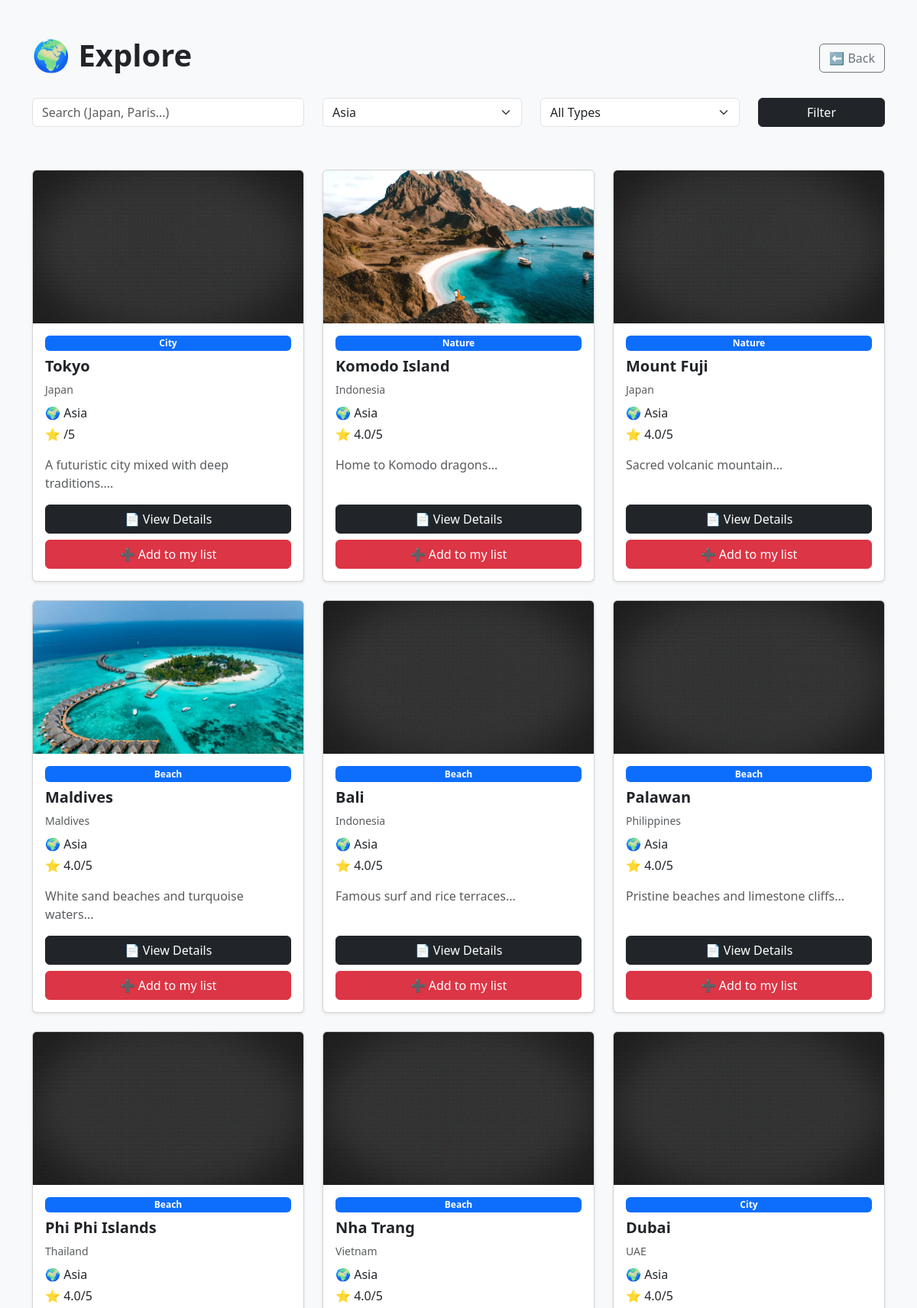
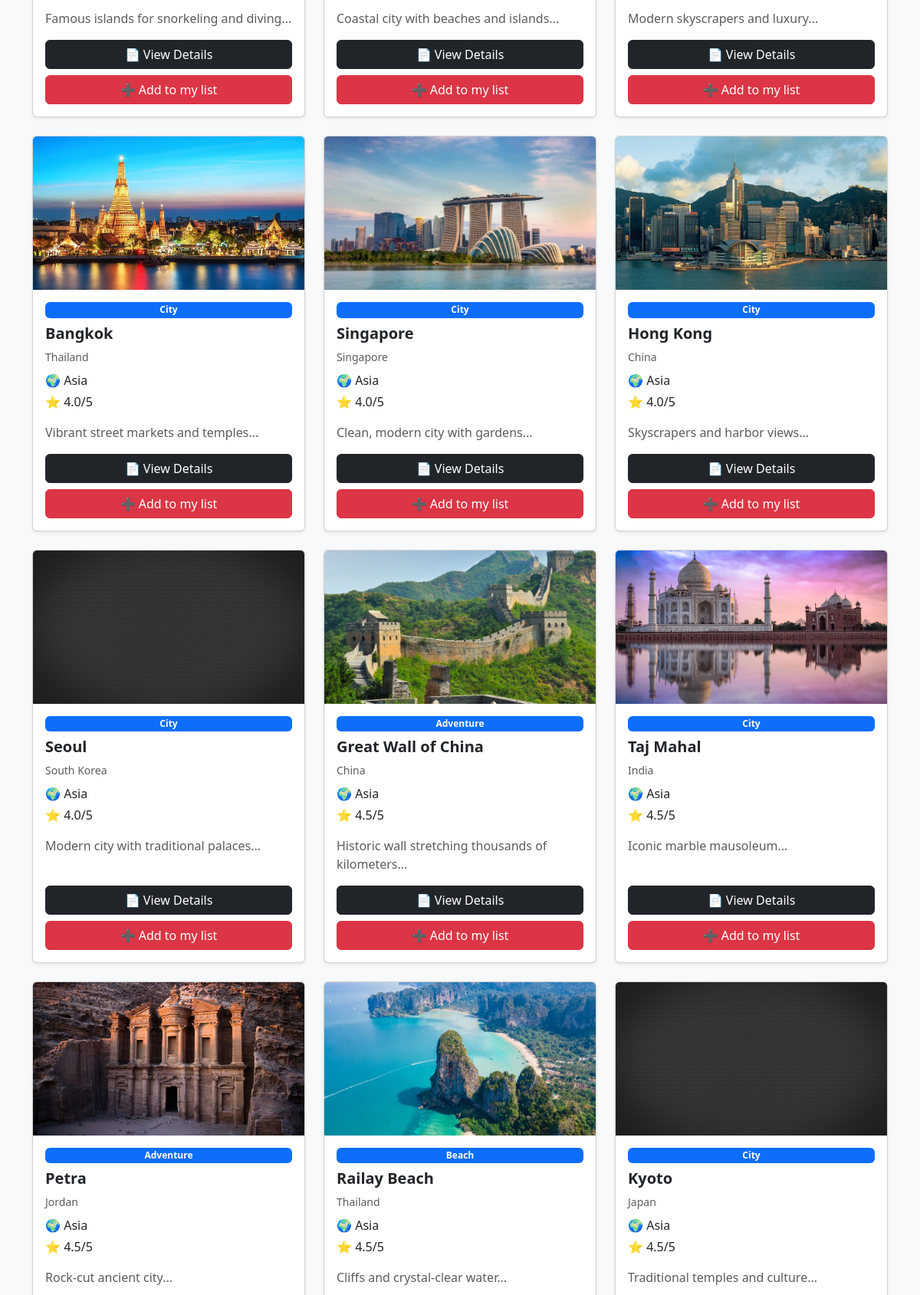
/explore.php?continent=Asia (signed in, upper part), run on the app's committed database (2 pictures, top to bottom).
### tables this page shows
CREATE TABLE `destinations` (
  `id` int(11) NOT NULL,
  `name` varchar(100) NOT NULL,
  `country` varchar(100) NOT NULL,
  `capital` varchar(100) NOT NULL,
  `description` text DEFAULT NULL,
  `image` varchar(255) DEFAULT NULL,
  `city` varchar(100) DEFAULT NULL,
  `continent` varchar(100) DEFAULT NULL,
  `category` varchar(100) DEFAULT NULL,
  `best_time` varchar(100) DEFAULT NULL,
  `highlights` text DEFAULT NULL,
  `rating` decimal(2,1) DEFAULT NULL,
  `population` bigint(20) DEFAULT NULL
);

### explore.php (the view, shortened to what this page needs)
<?php $imgPath = "assets/images/"; ?>
<?php
include 'db.php';
$where = [];
$params = [];
$types = "";
$search = $_GET['search'] ?? '';
$continent = $_GET['continent'] ?? '';
if (!empty($continent)) {
    $where[] = "continent = ?";
    $params[] = $continent;
    $types .= "s";
}
$sql = "SELECT * FROM destinations";
if (count($where) > 0) {
    $sql .= " WHERE " . implode(" AND ", $where);
}
$stmt = $conn->prepare($sql);
if (!empty($params)) {
    $stmt->bind_param($types, ...$params);
}
$stmt->execute();
$result = $stmt->get_result();
?>
<!DOCTYPE html>
<html lang="en">
<head>
    <link href="https://cdn.jsdelivr.net/npm/bootstrap@5.3.0/dist/css/bootstrap.min.css" rel="stylesheet">
</head>
<body class="bg-light">
    <div class="container py-5">
        <div class="d-flex justify-content-between align-items-center mb-4">
            <h1 class="fw-bold">🌍 Explore</h1>
            <a href="dashboard.php" class="btn btn-outline-secondary">⬅ Back</a>
        </div>
        <form method="GET" class="row mb-5">
            <div class="col-md-4 mb-2">
                <input
                    type="text"
                    name="search"
                    class="form-control"
                    placeholder="Search (Japan, Paris...)"
                    value="<?php echo htmlspecialchars($search); ?>">
            </div>
            <div class="col-md-3 mb-2">
                <select name="continent" class="form-select">
                    <option value="Asia" <?php if ($continent == 'Asia') echo 'selected'; ?>>Asia</option>
                </select>
            </div>
            <div class="col-md-3 mb-2">
                <select name="category" class="form-select">
                    <option value="">All Types</option>
                </select>
            </div>
            <div class="col-md-2 mb-2">
                <button class="btn btn-dark w-100">Filter</button>
            </div>
        </form>
        <div class="row">
            <?php if ($result->num_rows > 0): ?>
                <?php while ($row = $result->fetch_assoc()): ?>
                    <div class="col-md-4 mb-4">
                        <div class="card shadow-sm h-100">
                            <img
                                src="<?php echo $imgPath . htmlspecialchars($row['image']); ?>"
                                class="card-img-top"
                                onerror="this.src='<?php echo $imgPath; ?>default.jpg';">
                            <div class="card-body d-flex flex-column">
                                <span class="badge bg-primary mb-2">
                                    <?php echo ucfirst($row['category']); ?>
                                </span>
                                <h5 class="fw-bold"><?php echo htmlspecialchars($row['name']); ?></h5>
                                <small class="text-muted mb-2"><?php echo htmlspecialchars($row['country']); ?></small>
                                <p class="mb-1">🌍 <?php echo htmlspecialchars($row['continent']); ?></p>
                                <p>⭐ <?php echo $row['rating']; ?>/5</p>
                                <p class="text-muted flex-grow-1">
                                    <?php echo substr(htmlspecialchars($row['description']), 0, 100); ?>...
                                </p>
                                <div class="mt-auto">
                                    <a href="details.php?id=<?php echo $row['id']; ?>"
                                        class="btn btn-dark w-100 mb-2">
                                        📄 View Details
                                    </a>
                                    <a href="add_to_list.php?id=<?php echo $row['id']; ?>"
                                        class="btn btn-danger w-100">
                                        ➕ Add to my list
                                    </a>
                                </div>
                            </div>
                        </div>
                    </div>
                <?php endwhile; ?>
            <?php else: ?>
                <p class="text-center text-muted">No destinations found 😢</p>
            <?php endif; ?>
        </div>
    </div>
</body>
</html>

### explore.php (style rules this page uses)
.card-img-top { height: 200px; object-fit: cover; }

### data on the page
destinations: category "City", name "Tokyo", country "Japan", continent "Asia", description "A futuristic city mixed with deep traditions."
destinations: image (picture), category "Nature", name "Komodo Island", country "Indonesia", continent "Asia", rating "4.0", description "Home to Komodo dragons"
destinations: category "Nature", name "Mount Fuji", country "Japan", continent "Asia", rating "4.0", description "Sacred volcanic mountain"
destinations: image (picture), category "Beach", name "Maldives", country "Maldives", continent "Asia", rating "4.0", description "White sand beaches and turquoise waters"
destinations: category "Beach", name "Bali", country "Indonesia", continent "Asia", rating "4.0", description "Famous surf and rice terraces"
destinations: category "Beach", name "Palawan", country "Philippines", continent "Asia", rating "4.0", description "Pristine beaches and limestone cliffs"
destinations: category "Beach", name "Phi Phi Islands", country "Thailand", continent "Asia", rating "4.0", description "Famous islands for snorkeling and diving"
destinations: category "Beach", name "Nha Trang", country "Vietnam", continent "Asia", rating "4.0", description "Coastal city with beaches and islands"
destinations: category "City", name "Dubai", country "UAE", continent "Asia", rating "4.0", description "Modern skyscrapers and luxury"
destinations: image (picture), category "City", name "Bangkok", country "Thailand", continent "Asia", rating "4.0", description "Vibrant street markets and temples"
destinations: image (picture), category "City", name "Singapore", country "Singapore", continent "Asia", rating "4.0", description "Clean, modern city with gardens"
destinations: image (picture), category "City", name "Hong Kong", country "China", continent "Asia", rating "4.0", description "Skyscrapers and harbor views"
destinations: category "City", name "Seoul", country "South Korea", continent "Asia", rating "4.0", description "Modern city with traditional palaces"
destinations: image (picture), category "Adventure", name "Great Wall of China", country "China", continent "Asia", rating "4.5", description "Historic wall stretching thousands of kilometers"
destinations: image (picture), category "City", name "Taj Mahal", country "India", continent "Asia", rating "4.5", description "Iconic marble mausoleum"
destinations: image (picture), category "Adventure", name "Petra", country "Jordan", continent "Asia", rating "4.5", description "Rock-cut ancient city"
destinations: image (picture), category "Beach", name "Railay Beach", country "Thailand", continent "Asia", rating "4.5", description "Cliffs and crystal-clear water"
destinations: category "City", name "Kyoto", country "Japan", continent "Asia", rating "4.5", description "Traditional temples and culture"
